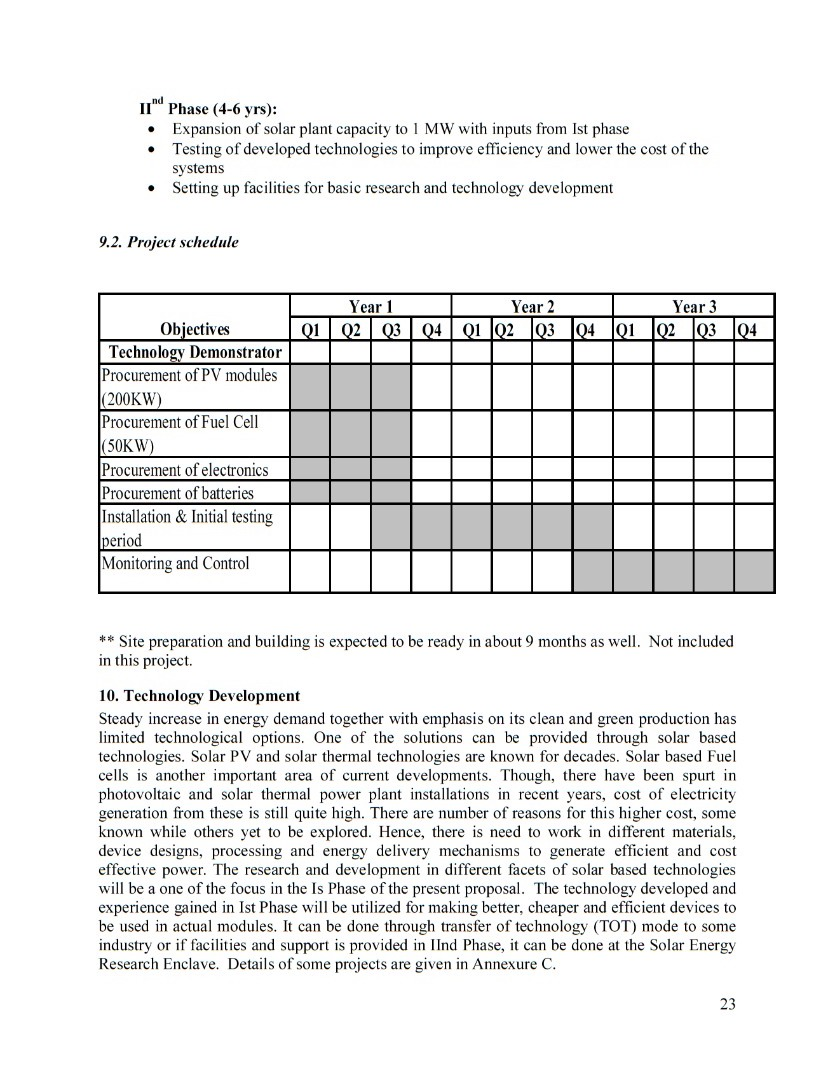
#> input picture Test Data/sci_doc1.jpeg, 835 x 1080 px
$ python main.py
#> lines starting #> are read from the running program, lines starting #| are printed output that depends on the picture; after the words box and inside, x2 and y2 are one past the last pixel; in counts of white or black regions, pixels touching at a corner belong together
import cv2
import numpy as np
import tkinter as tk
from tkinter import filedialog
from matplotlib import pyplot as pt
from matplotlib.lines import Line2D

# IMPORTANT!! Please check for the file chooser dialog in the background during runtime

# File Selection using tkinter
root = tk.Tk()
root.withdraw()
file_path = filedialog.askopenfilename()
#> the answer given: Test Data/sci_doc1.jpeg

image = cv2.imread(file_path)
#> image is the input picture: shape (1080, 835, 3); mean B, G, R 235, 235.2, 235.1
original = cv2.imread(file_path)

# Image Colour Conversion -> Get Threshold
gray = cv2.cvtColor(image, cv2.COLOR_BGR2GRAY)
thresh = cv2.threshold(gray, 190, 255, cv2.THRESH_BINARY_INV)[1]
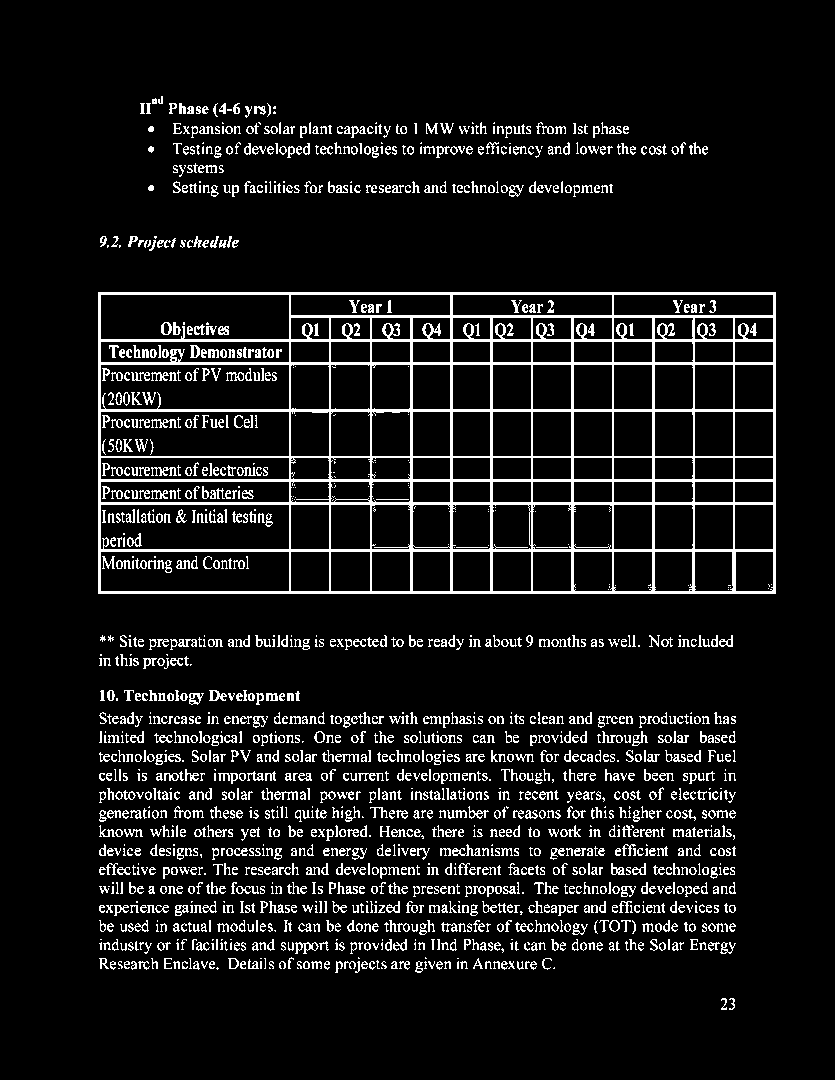
#> thresh: shape (1080, 835); 8.8% white in thin lines or dots, all inside (x1, y1, x2, y2) = (98, 96, 776, 1010)

horizontal = np.copy(thresh)
vertical = np.copy(thresh)

# Variable in order to increase/decrease the amount of lines to be detected
scale = 15

# Get number of columns
horizontalCols = horizontal.shape[1]

# Size for structuring element(SE)
horizontalSize = horizontalCols / scale

# Get SE for searching for lines process
horizontalStructure = cv2.getStructuringElement(cv2.MORPH_RECT, (int(horizontalSize), 1))

# Perform erosion & dilation(opening)
horizontal = cv2.morphologyEx(horizontal, cv2.MORPH_OPEN, horizontalStructure)
#> horizontal: shape (1080, 835); 2.1% white; 10 white regions, largest, box (x1, y1, x2, y2) and area: (98, 292, 776, 295) 2034, (98, 339, 776, 342) 2034, (98, 362, 776, 365) 2034

# Repeat the same process for vertical from horizontal
verticalRows = vertical.shape[0]
verticalSize = verticalRows / scale
verticalSize = int(verticalSize)

verticalStructure = cv2.getStructuringElement(cv2.MORPH_RECT, (1, verticalSize))
vertical = cv2.morphologyEx(vertical, cv2.MORPH_OPEN, verticalStructure)
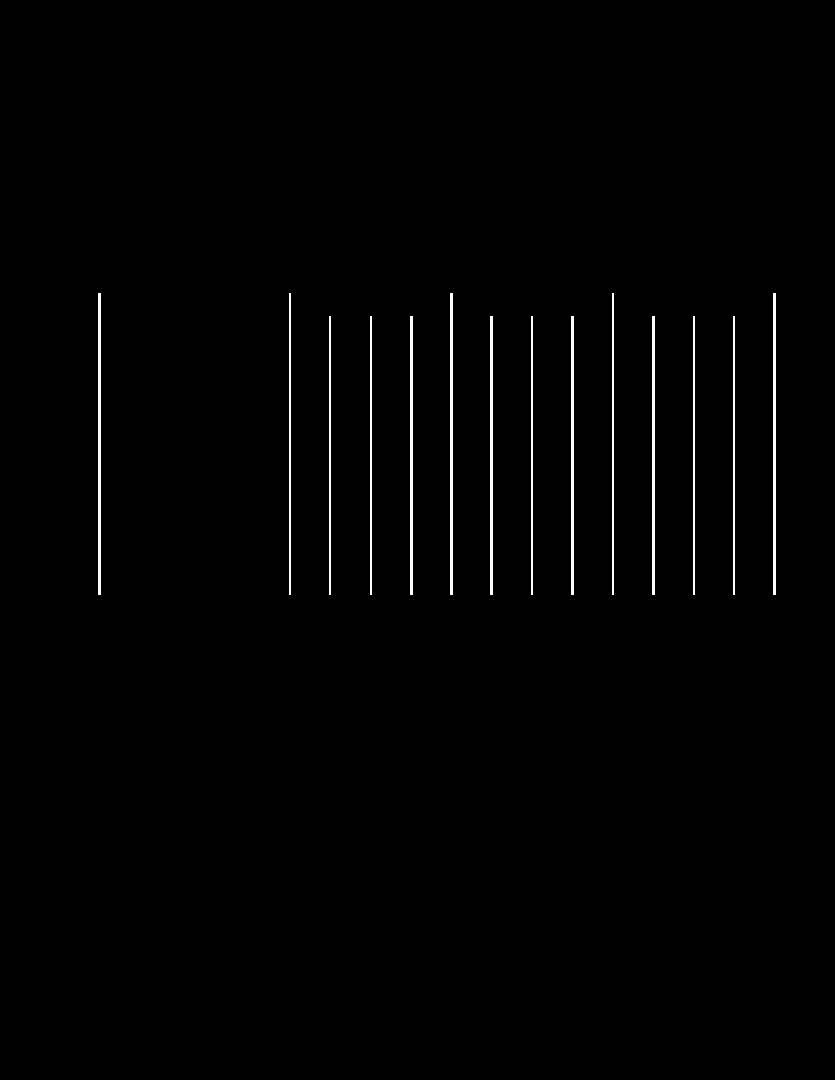
#> vertical: shape (1080, 835); 1.1% white; 14 white regions

# create a mask that combine both horizontal & vertical
# to make up the table in the image
mask = horizontal + vertical

# find the contours from mask
mask_cnts, hierarchy = cv2.findContours(mask.copy(), cv2.RETR_EXTERNAL, cv2.CHAIN_APPROX_SIMPLE)
#> mask_cnts = 1 contour; box (x1, y1, x2, y2) and area: (98, 292, 776, 595) 203811

# loop through the contours to complete the mask
for c in mask_cnts:
    x, y, w, h = cv2.boundingRect(c)
    mask[y:y + h + 1, x:x + w + 1] = 255
#> this loop made 1 pass
#> (x, y, w, h) on pass 1: (98, 292, 678, 303)
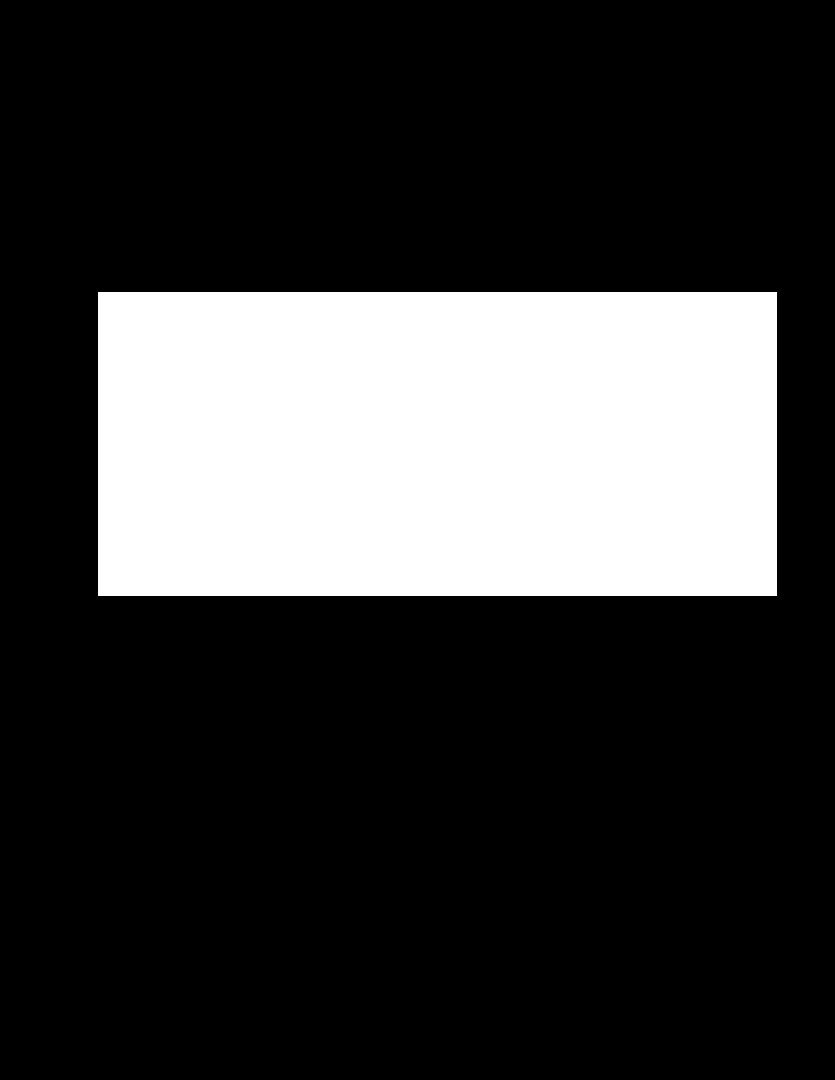
#> mask: shape (1080, 835); 22.9% white; 1 white region, box (x1, y1, x2, y2) and area: (98, 292, 777, 596) 206416

# inverted mask to remove tables from image
mask_noTable = cv2.bitwise_not(mask)

# to extract table
threshold_justTable = cv2.bitwise_and(thresh, mask)
#> threshold_justTable: shape (1080, 835); 4.2% white; 244 white regions (80 under 20 px), largest, box (x1, y1, x2, y2) and area: (98, 292, 776, 594) 30250, (151, 467, 177, 476) 121, (151, 419, 177, 428) 119

# to extract texts
threshold_noTable = cv2.bitwise_and(thresh, mask_noTable)
#> threshold_noTable: shape (1080, 835); 4.7% white in thin lines or dots, all inside (x1, y1, x2, y2) = (99, 96, 736, 1010)

# additional SE for dilation
SE = cv2.getStructuringElement(cv2.MORPH_RECT, (5, 5))

# dilation process for both noTable and justTable
threshold_noTable_dilate = cv2.dilate(threshold_noTable, SE, iterations=4)
#> threshold_noTable_dilate: shape (1080, 835); 27.3% white; 6 white regions, box (x1, y1, x2, y2) and area: (91, 682, 744, 981) 179065, (132, 88, 716, 205) 42027, (91, 627, 741, 677) 19585, (92, 228, 247, 259) 4280, (713, 990, 743, 1018) 835, (140, 177, 162, 199) 478
threshold_justTable_dilate = cv2.dilate(threshold_justTable, SE, iterations=4)
#> threshold_justTable_dilate: shape (1080, 835); 20% white; 1 white region

# text contours, to highlight text paragraphs
# in green border line
text_ctns = cv2.findContours(threshold_noTable_dilate, cv2.RETR_EXTERNAL, cv2.CHAIN_APPROX_SIMPLE)[0]
#> text_ctns = 6 contours; box (x1, y1, x2, y2) and area: (91, 682, 744, 981) 178082, (132, 88, 716, 205) 40872, (91, 627, 741, 677) 18854, (92, 228, 247, 259) 4095, (713, 990, 743, 1018) 780, (140, 177, 162, 199) 438
for c in text_ctns:
    x, y, w, h = cv2.boundingRect(c)
    cv2.rectangle(image, (x, y), (x + w, y + h), (0, 255, 0), 2)
#> this loop made 6 passes
#> (x, y, w, h) on passes 1 to 6: (713, 990, 30, 28), (91, 682, 653, 299), (91, 627, 650, 50), (92, 228, 155, 31), (140, 177, 22, 22), (132, 88, 584, 117)

# table only contours, to highlight tables
# in red border line
table_ctns = cv2.findContours(threshold_justTable_dilate, cv2.RETR_EXTERNAL, cv2.CHAIN_APPROX_SIMPLE)[0]
#> table_ctns = [[[90, 284], [90, 601], [783, 601], [783, 284]]]
for c in table_ctns:
    x, y, w, h = cv2.boundingRect(c)
    cv2.rectangle(image, (x, y), (x + w, y + h), (0, 0, 255), 2)
#> this loop made 1 pass
#> (c, x, y, w, h) on pass 1: ([[90, 284], [90, 601], [783, 601], [783, 284]], 90, 284, 694, 318)
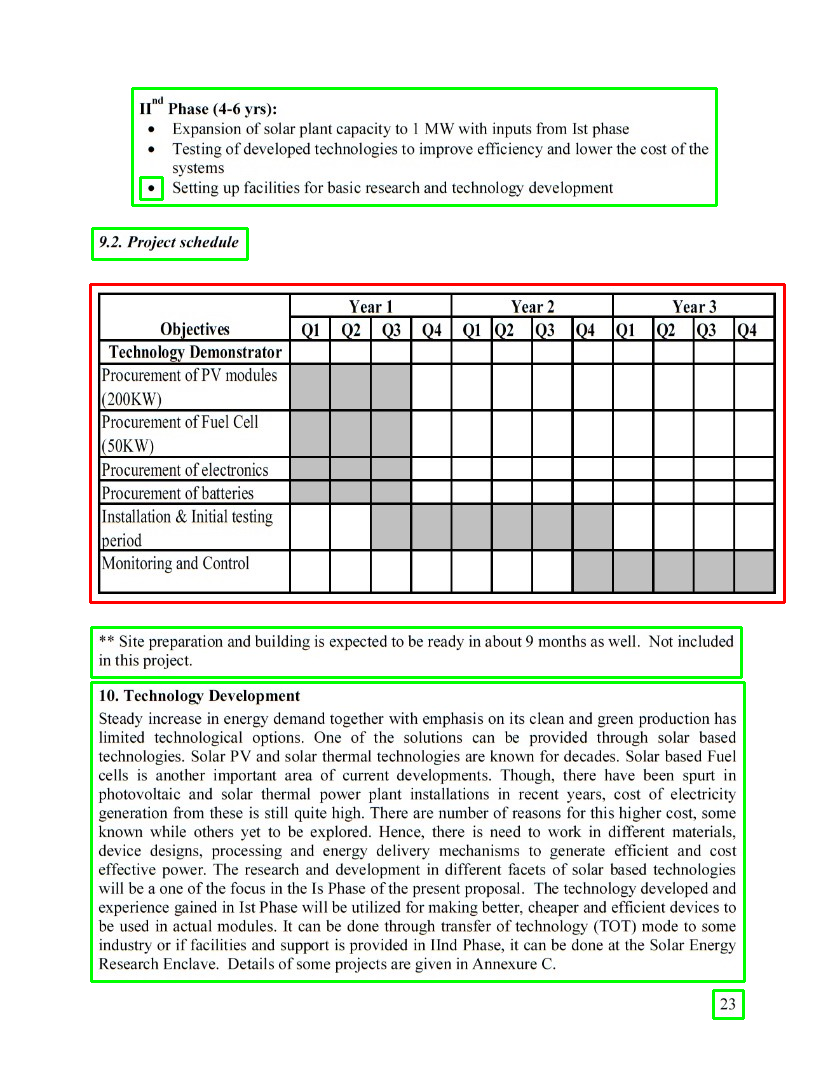
#> image: shape (1080, 835, 3); mean B, G, R 228.8, 233.5, 230.6

# Convert from BGR to RGB for pyplot imshow
image = cv2.cvtColor(image, cv2.COLOR_BGR2RGB)

custom_lines = [Line2D([0], [0], color='g', lw=2),
                Line2D([0], [0], color='r', lw=2)]

# Plot the original document and analysed document
pt.figure()
pt.interactive(False)
pt.suptitle(file_path)
pt.subplot(1, 2, 1)
pt.title("Original Document")
pt.imshow(original)
pt.subplot(1, 2, 2)
pt.title('Analysed Document')
pt.imshow(image)
pt.legend(custom_lines, ['Text', 'Table'])
pt.show()

$ run again, on Test Data/sci_doc5.jpeg
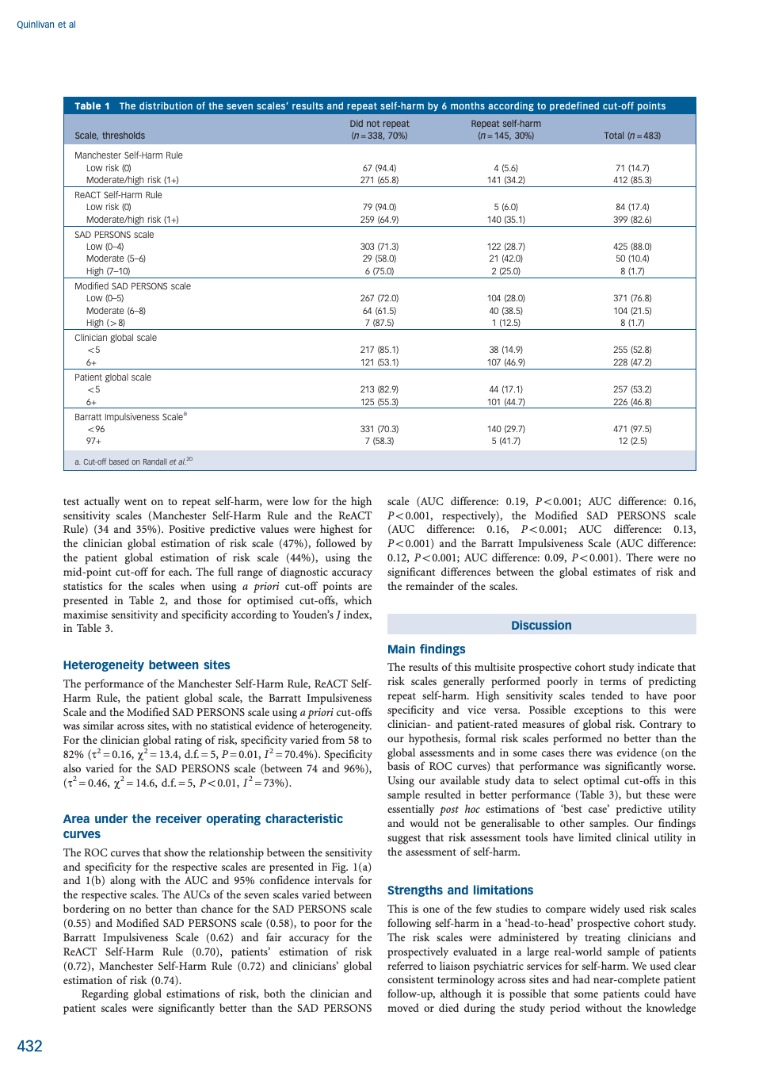
#> input picture Test Data/sci_doc5.jpeg, 759 x 1080 px
#> image is the input picture: shape (1080, 759, 3); mean B, G, R 239.5, 237.6, 235.3
#> `thresh = cv2.threshold(gray, 190, 255, cv2.THRESH_BINARY_INV)[1]`:
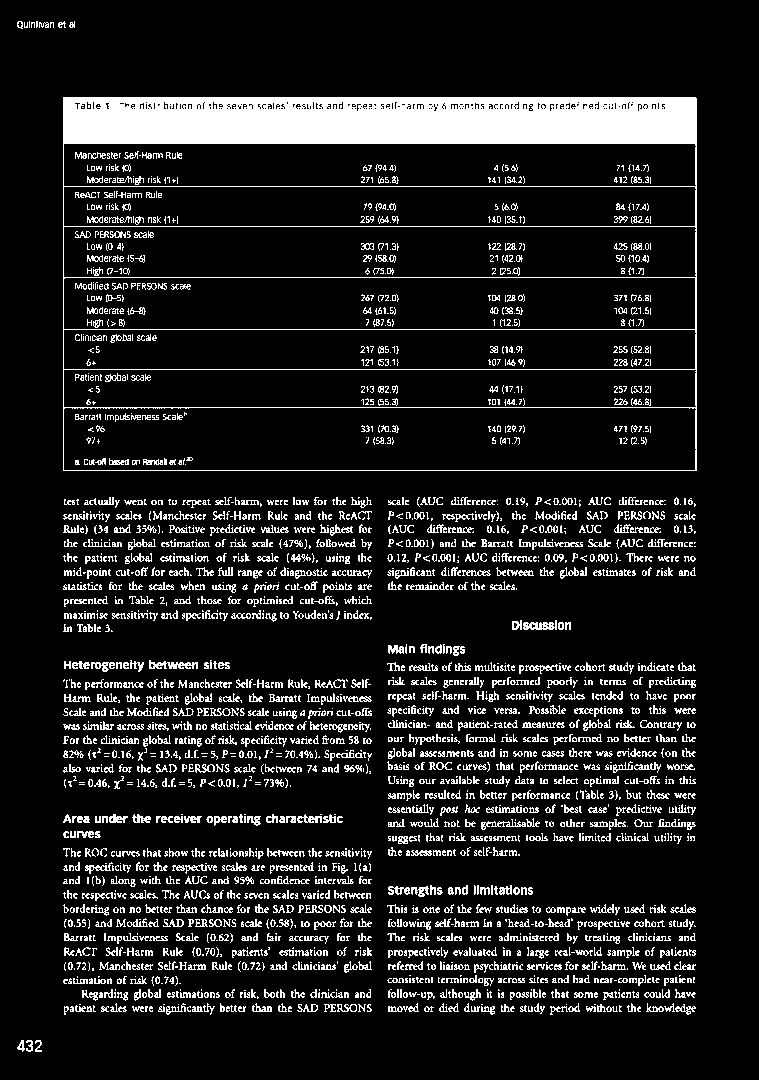
#> thresh: shape (1080, 759); 12.2% white; 2647 white regions (1372 under 20 px), largest, box (x1, y1, x2, y2) and area: (63, 97, 697, 471) 34250, (149, 660, 198, 669) 250, (523, 620, 557, 630) 212
#> horizontal: shape (1080, 759); 3.7% white; 9 white regions, largest, box (x1, y1, x2, y2) and area: (64, 109, 698, 144) 22139, (64, 97, 698, 104) 3649, (64, 186, 698, 187) 634
#> vertical: shape (1080, 759); 0.09% white in thin lines or dots, all inside (x1, y1, x2, y2) = (63, 98, 697, 472)
#> mask_cnts = 1 contour; box (x1, y1, x2, y2) and area: (63, 97, 698, 472) 236156
#> the loop `for c in mask_cnts:` made 1 pass
#> (x, y, w, h) on pass 1: (63, 97, 635, 375)
#> mask_noTable: shape (1080, 759); 70.8% white; 1 black region, box (x1, y1, x2, y2) and area: (63, 97, 699, 473) 239136
#> threshold_justTable: shape (1080, 759); 5.2% white; 499 white regions (348 under 20 px), largest, box (x1, y1, x2, y2) and area: (63, 97, 697, 471) 34250, (109, 458, 129, 465) 81, (143, 459, 163, 465) 79
#> threshold_noTable: shape (1080, 759); 6.9% white in thin lines or dots, all inside (x1, y1, x2, y2) = (17, 21, 696, 1052)
#> threshold_noTable_dilate: shape (1080, 759); 36.6% white; 5 white regions, box (x1, y1, x2, y2) and area: (55, 636, 704, 1023) 217679, (55, 489, 704, 640) 78008, (504, 612, 579, 638) 1880, (9, 13, 83, 37) 1708, (9, 1032, 50, 1060) 1116
#> threshold_justTable_dilate: shape (1080, 759); 21% white; 4 white regions
#> text_ctns = 5 contours; box (x1, y1, x2, y2) and area: (55, 636, 704, 1023) 216212, (55, 489, 704, 640) 77198, (504, 612, 579, 638) 1780, (9, 13, 83, 37) 1613, (9, 1032, 50, 1060) 1052
#> the loop `for c in text_ctns:` made 5 passes
#> (x, y, w, h) on passes 1 to 5: (9, 1032, 41, 28), (55, 636, 649, 387), (504, 612, 75, 26), (55, 489, 649, 151), (9, 13, 74, 24)
#> table_ctns = 1 item
#> the loop `for c in table_ctns:` made 1 pass
#> (x, y, w, h) on pass 1: (55, 89, 650, 390)
#> after the loop `for c in table_ctns:`:
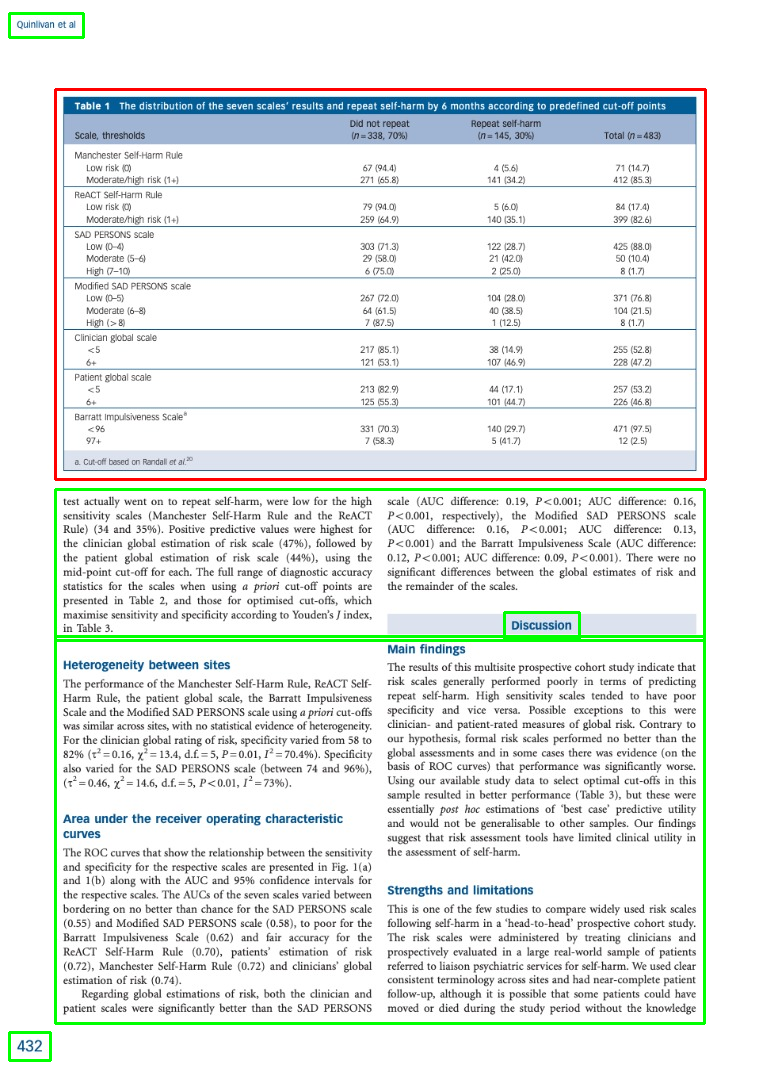
#> image: shape (1080, 759, 3); mean B, G, R 233.7, 235.6, 231.4
